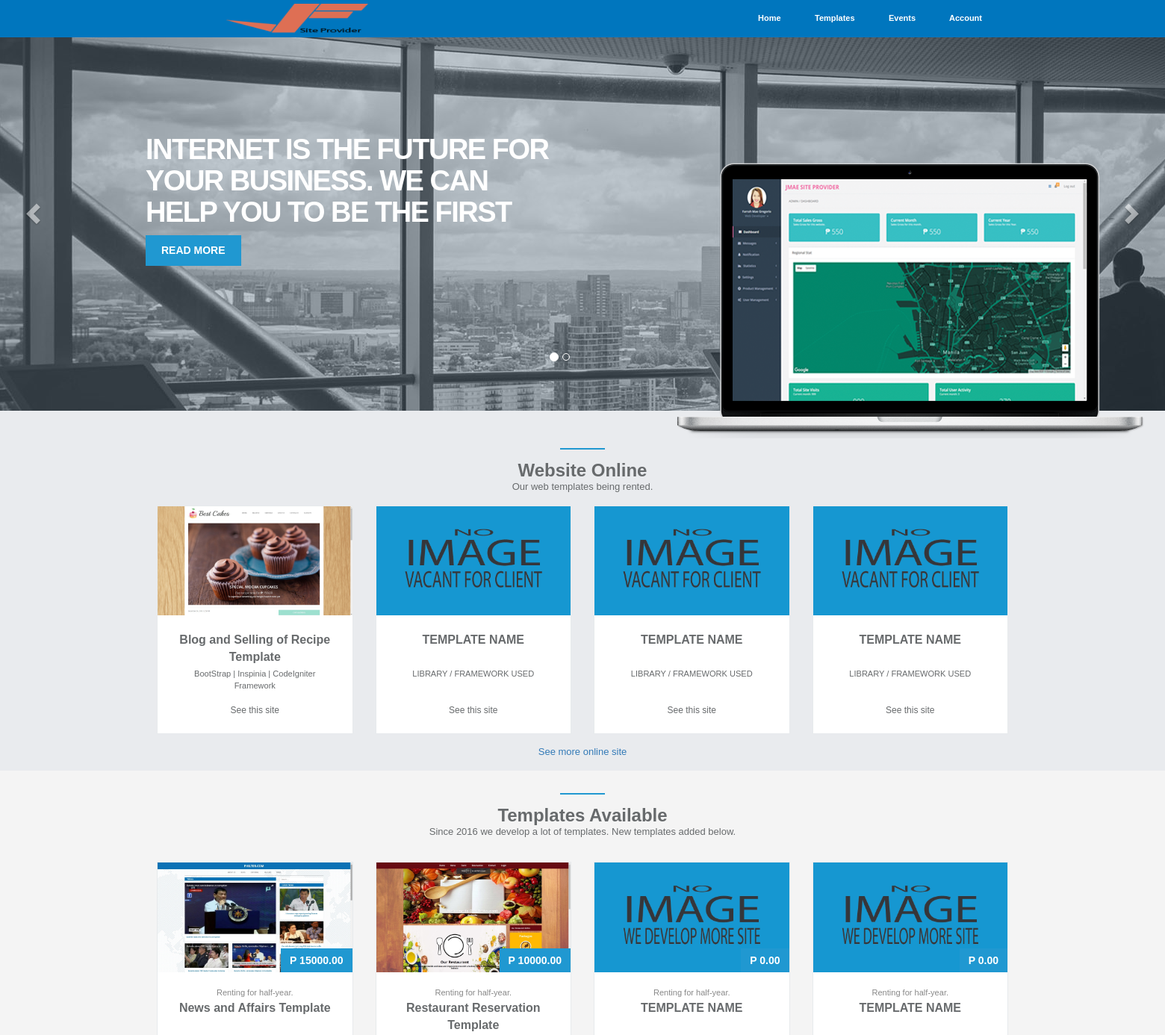
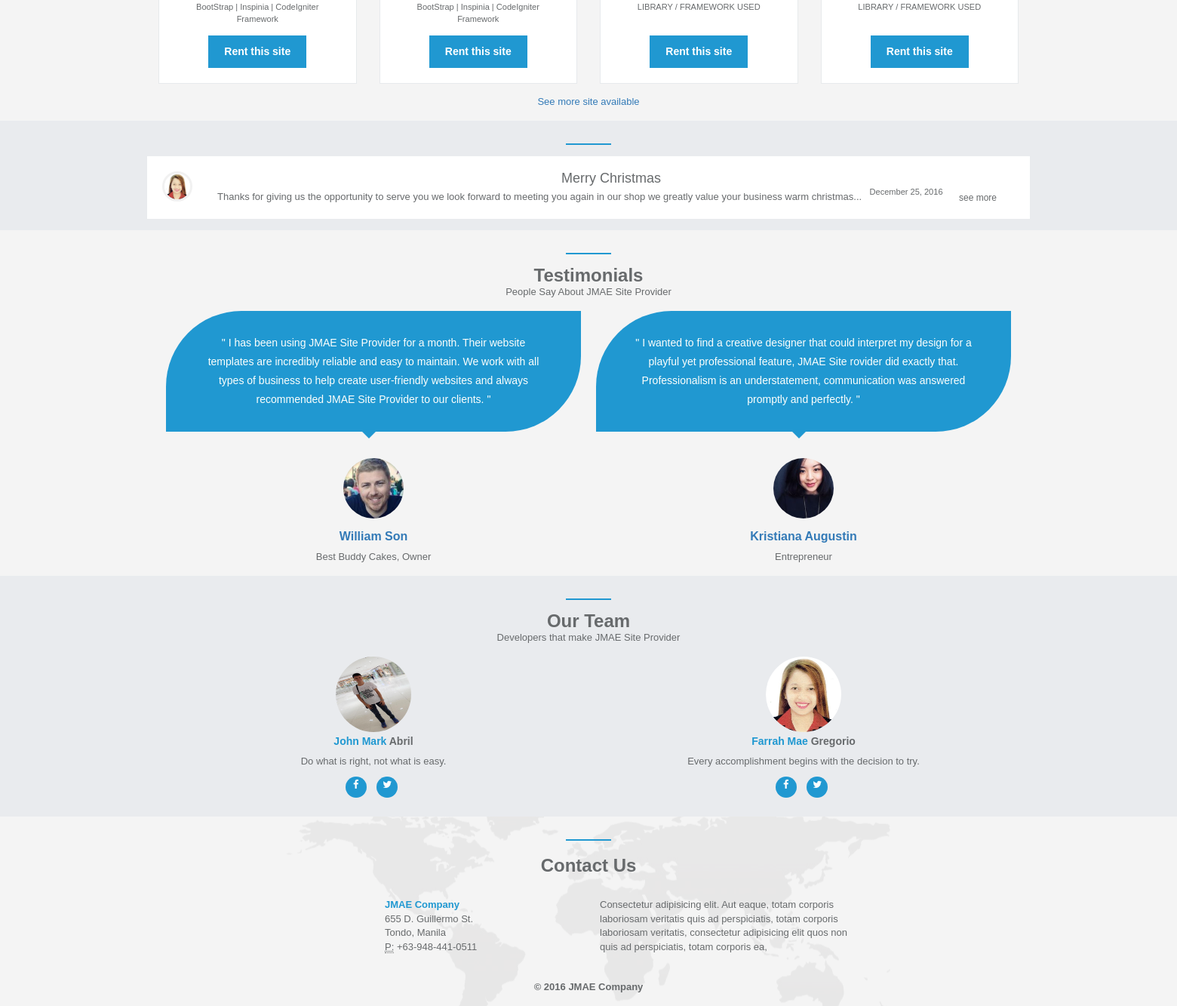
The page / on the database its author committed (2 pictures, top to bottom).
### tables this page shows
CREATE TABLE `templates` (
  `NO` int(11) NOT NULL,
  `TEMPLATENAME` varchar(500) NOT NULL,
  `TEMPLATECATEGORY` varchar(500) NOT NULL,
  `DESCRIPTION` varchar(5000) NOT NULL,
  `LIBRARYUSE` varchar(500) NOT NULL,
  `PRICE` double(8,2) NOT NULL,
  `CURRENTOWNER` varchar(1000) NOT NULL,
  `DATEUPLOADED` varchar(100) NOT NULL,
  `IMAGEURL` varchar(500) NOT NULL,
  `DELETION` int(11) NOT NULL,
  `AVAILABILITY` int(11) NOT NULL
);

CREATE TABLE `blog` (
  `NO` int(11) NOT NULL,
  `NAME` varchar(500) NOT NULL,
  `TITLE` varchar(100) NOT NULL,
  `DATE` varchar(100) NOT NULL,
  `HOUR` varchar(100) NOT NULL,
  `DESCRIPTION` varchar(5000) NOT NULL,
  `IMAGEURL` varchar(500) NOT NULL,
  `DELETION` int(11) NOT NULL,
  `RANDOMCODE` varchar(20) NOT NULL
);

CREATE TABLE `testimonial` (
  `NO` int(11) NOT NULL,
  `NAME` varchar(500) NOT NULL,
  `DESCRIPTION` varchar(260) NOT NULL,
  `DATE` varchar(100) NOT NULL,
  `HOUR` varchar(100) NOT NULL,
  `JOB` varchar(100) NOT NULL,
  `DELETION` int(11) NOT NULL,
  `IMAGEURL` varchar(500) NOT NULL
);

CREATE TABLE `team` (
  `NO` int(11) NOT NULL,
  `FIRSTNAME` varchar(150) NOT NULL,
  `LASTNAME` varchar(150) NOT NULL,
  `DESCRIPTION` varchar(500) NOT NULL,
  `FACEBOOK` varchar(150) NOT NULL,
  `TWITTER` varchar(150) NOT NULL,
  `IMAGEURL` varchar(150) NOT NULL,
  `DELETION` int(11) NOT NULL
);

### application/controllers/Template.php (called while the page is built, shortened)
<?php
class Template extends CI_Controller {
	public function __construct()
    {
        $this->curpage = "Home";
        $this->load->model('Blog_model');
        $this->load->model('Team_model');
        $this->load->model('Templates_model');
        $this->load->model('Testimonial_model');
    }
	public function index()
	{
		if ( $this->session->userdata('account_type') == "User" || $this->session->userdata('account_type') == "" ) {
			$details = array (
				"get_all_team"						=>	$this->Team_model->get_all_team(),
				'get_all_available_templates_limit'	=>	$this->Templates_model->get_all_available_templates_limit(),
				'available_limit_ctr'				=>	"4",
				'numrows_available_limit'			=>	$this->Templates_model->get_all_available_templates_limit_numrow(),
				'get_all_rented_templates_limit'	=>	$this->Templates_model->get_all_rented_templates_limit(),
				'rented_limit_ctr'					=>	"4",
				'numrows_rented_limit'				=>	$this->Templates_model->get_all_rented_templates_limit_numrow(),
				'get_all_testimonial'				=>	$this->Testimonial_model->get_all_testimonial(),
				'get_all_blog_limit'				=>	$this->Blog_model->get_all_blog_limit()
			);
			$data['content']	=	$this->load->view('user/homecontent', $details, TRUE);
			$data['curpage']	= 	$this->curpage;
			$this->load->view('template', $data);
		} else {
			redirect('/admin');
		}
	}
}

### index.php (called while the page is built, shortened)
<?php
require_once BASEPATH.'core/CodeIgniter.php';

### application/models/Templates_model.php (called while the page is built, shortened)
<?php
class Templates_model extends CI_Model
{
	public $table			=	"templates";
	public $dbno			=	"NO";
	public $deletion		= 	"DELETION";
	public $availability	=	"AVAILABILITY";
	public function get_all_available_templates_limit()
	{
		$row = $this->db->where($this->deletion, "0")
						->where($this->availability, "1")
						->order_by($this->dbno, "ASC")
						->limit(4)
						->get($this->table);
		return $row->result();
	}
	public function get_all_rented_templates_limit()
	{
		$row = $this->db->where($this->deletion, "0")
						->where($this->availability, "0")
						->order_by($this->dbno, "ASC")
						->limit(4)
						->get($this->table);
		return $row->result();
	}
}

### application/models/Blog_model.php (called while the page is built, shortened)
<?php
class Blog_model extends CI_Model
{
	public $table			=	"blog";
	public $dbno			=	"NO";
	public $deletion		= 	"DELETION";
	public function get_all_blog_limit()
	{
		$row = $this->db->where($this->deletion, "0")
						->order_by($this->dbno, "ASC")
						->limit(3)
						->get($this->table);
		return $row->result();
	}
}

### application/models/Testimonial_model.php (called while the page is built, shortened)
<?php
class Testimonial_model extends CI_Model
{
	public $table			=	"testimonial";
	public $dbno			=	"NO";
	public $deletion		= 	"DELETION";
	public function get_all_testimonial()
	{
		$row = $this->db->where($this->deletion, "0")
						->order_by($this->dbno, "ASC")
						->get($this->table);
		return $row->result();
	}
}

### application/models/Team_model.php (called while the page is built, shortened)
<?php
class Team_model extends CI_Model
{
	public $table			=	"team";
	public $lastname		=	"LASTNAME";
	public $deletion		= 	"DELETION";
	public function get_all_team()
	{
		$row = $this->db->where($this->deletion, "0")
						->order_by($this->lastname, "ASC")
						->get($this->table);
		return $row->result();
	}
}

### application/views/user/hometeam.php (the view)
<div class="container">
    <div class="navy-line padding-top"></div>
    <h2 class="no-margin padding-top text-bold">
        Our Team
    </h2>
    <div>
       Developers that make JMAE Site Provider
    </div>
    <div class="padding-top-bottom">
        <?php
            if ( !empty($get_all_team) ) {
                foreach ( $get_all_team as $gat ) :
        ?>
                	<div class="col-md-6">
                        <div class="team-member wow zoomIn">
                            <img src="<?php echo base_url();?>public/img/<?php echo $gat->IMAGEURL; ?>" class="img-responsive img-circle" alt="" style="width: 100px;height: 100px;">
                            <h4><span class="navy"><?php echo $gat->FIRSTNAME; ?></span> <?php echo $gat->LASTNAME; ?></h4>
                            <p><?php echo $gat->DESCRIPTION; ?></p>
                            <ul class="list-inline social-icon">
                                <li><a href="<?php echo $gat->FACEBOOK; ?>"><i class="fa fa-facebook"></i></a>
                                </li>
                                <li><a href="<?php echo $gat->TWITTER; ?>"><i class="fa fa-twitter"></i></a>
                                </li>
                            </ul>
                        </div>
                    </div>
        <?php
                endforeach;
            }
        ?>
    </div>
</div>

### application/views/user/homewebsiteonline.php (shortened to what this page needs)
<div class="margin-top-fifty">
    <div class="container">
    	<h2 class="no-margin padding-top text-bold">
    	</h2>
    	<div>
    		Our web templates being rented.
    	</div>
    	<div class="row padding-top-bottom">
            <?php
                if ( !empty($get_all_rented_templates_limit) ) {
                    foreach ( $get_all_rented_templates_limit as $gartl ) :
            ?>
                		<div class="col-md-3">
                			<div class="ibox-content product-box">
                                <div>
                					<img src="<?php echo base_url(); ?>public/img/template/<?php echo $gartl->IMAGEURL; ?>" class="img-responsive" />
                                </div>
                                <div class="product-desc">
                                    <a href="#" class="product-name" style="height: 44px;"> <?php echo $gartl->TEMPLATENAME; ?></a>
                                    <div class="small m-t-xs" style="height: 30px">
                                        <?php echo $gartl->LIBRARYUSE; ?>
                                    </div>
                                    <div class="m-t text-righ">
                                        <a href="#" class="btn btn-xs btn-outline btn-link">See this site</i> </a>
                                    </div>
                                </div>
                            </div>
                        </div>
            <?php
                    endforeach;
                    for ( $ctr = 1 ; $ctr <= $rented_limit_ctr - $numrows_rented_limit; $ctr++  ) {
            ?>
                        <div class="col-md-3">
                            <div class="ibox-content product-box">
                                <div>
                                    <img src="<?php echo base_url(); ?>public/img/template/noimage.jpg" class="img-responsive" />
                                </div>
                                <div class="product-desc">
                                    <div class="product-name" style="height: 44px;"> TEMPLATE NAME</div>
                                    <div class="small m-t-xs" style="height: 30px">
                                        LIBRARY / FRAMEWORK USED
                                    </div>
                                    <div class="m-t text-righ">
                                        <a href="#" class="btn btn-xs btn-outline btn-link">See this site</i> </a>
                                    </div>
                                </div>
                            </div>
                        </div>
            <?php
                    }
                }
            ?>
        </div>
        <a href="<?php echo base_url(); ?>online" class="padding-bottom"> See more online site </a>
    </div>
</div>

### application/views/user/homewebsiteavailable.php (shortened to what this page needs)
<div class="gray-section">
    <div class="container padding-bottom">
        <div class="navy-line padding-top"></div>
        <h2 class="no-margin padding-top text-bold">
            Templates Available
        </h2>
        <div>
            Since 2016 we develop a lot of templates. New templates added below.
        </div>
        <div class="row padding-top-bottom">
            <?php
                if ( !empty($get_all_available_templates_limit) ) {
                    foreach ( $get_all_available_templates_limit as $gaatl ) :
            ?>
                        <div class="col-md-3 padding-top">
                            <div class="ibox-content product-box">
                                <div>
                                    <img src="<?php echo base_url(); ?>public/img/template/<?php echo $gaatl->IMAGEURL; ?>" class="img-responsive" />
                                </div>
                                <div class="product-desc">
                                    <span class="product-price">
                                        P <?php echo $gaatl->PRICE; ?>
                                    </span>
                                    <small class="text-muted">Renting for half-year.</small>
                                    <a href="#" class="product-name" style="height:44px"> <?php echo $gaatl->TEMPLATENAME; ?></a>
                                    <div class="small m-t-xs" style="height: 30px">
                                        <?php echo $gaatl->LIBRARYUSE; ?>
                                    </div>
                                    <div class="m-t text-righ">
                                        <a href="#" class="btn btn-xs btn-outline btn-primary">Rent this site</i> </a>
                                    </div>
                                </div>
                            </div>
                        </div>
            <?php
                    endforeach;
                    for ( $ctr = 1 ; $ctr <= $available_limit_ctr - $numrows_available_limit; $ctr++  ) {
            ?>
                        <div class="col-md-3 padding-top">
                            <div class="ibox-content product-box">
                                <div>
                                    <img src="<?php echo base_url(); ?>public/img/template/developsomesite.jpg" class="img-responsive" />
                                </div>
                                <div class="product-desc">
                                    <span class="product-price">
                                        P 0.00
                                    </span>
                                    <small class="text-muted">Renting for half-year.</small>
                                    <div class="product-name" style="height: 44px;"> TEMPLATE NAME</div>
                                    <div class="small m-t-xs" style="height: 30px">
                                        LIBRARY / FRAMEWORK USED
                                    </div>
                                    <div class="m-t text-righ">
                                        <a href="#" class="btn btn-xs btn-outline btn-primary">Rent this site</i> </a>
                                    </div>
                                </div>
                            </div>
                        </div>
            <?php
                    }
                }
            ?>
        </div>
        <a href="<?php echo base_url(); ?>templates"> See more site available </a>
    </div>
</div>

### application/views/user/homeblog.php
<div class="container">
    <div class="row">
        <div class="navy-line padding-top"></div>
        <?php
            if ( !empty($get_all_blog_limit) ) {
                foreach ( $get_all_blog_limit as $gabl ) :
        ?>
                    <div class="padding-top">
                        <div style="background-color:white;">
                            <div class="">
                                <div class="ibox-content full-width no-padding-bottom no-border">
                                    <div class="vertical-timeline-block">
                                        <div class="vertical-timeline-icon">
                                            <img class="img-responsive img-circle" src="<?php echo base_url();?>public/img/<?php echo $gabl->IMAGEURL; ?>"/>
                                        </div>
                                        <div class="vertical-timeline-content no-padding-top">
                                            <h2 class="no-margin-bottom"><?php echo $gabl->TITLE; ?></h2>
                                            <small ><?php echo $gabl->DATE; ?></small>
                                            <div class="pull-left" style="padding-top: 5px;">
                                                <?php echo substr($gabl->DESCRIPTION, 0,150)."..."; ?>
                                            </div>
                                            <div class="pull-right"><a href="<?php echo base_url(); ?>blog/post/<?php echo $gabl->RANDOMCODE; ?>" class="btn btn-sm btn-link"> see more</a></div>
                                        </div>
                                    </div>
                                </div>
                            </div>
                        </div>
                    </div>
        <?php
                endforeach;
            }
        ?>
    </div>
</div>

### application/views/user/hometestimonial.php
<div class="gray-section padding-bottom-sixty">
    <div class="container">
        <div class="navy-line padding-top"></div>
        <h2 class="no-margin padding-top text-bold">
            Testimonials
        </h2>
        <div>
            People Say About JMAE Site Provider
        </div>
        <div class="padding-top-bottom">
            <div class="row">
                <div class="col-md-12">
                    <div id="testimonial-slider" class="owl-carousel">
                        <?php
                            if ( !empty($get_all_testimonial) ) {
                                foreach ( $get_all_testimonial as $gat ) :
                        ?>
                                    <div class="testimonial">
                                        <div class="testimonial-content">
                                            <p class="description">
                                                " <?php echo $gat->DESCRIPTION; ?> "
                                            </p>
                                        </div>
                                        <div class="pic">
                                            <img src="<?php echo base_url();?>public/img/<?php echo $gat->IMAGEURL; ?>" alt="" >
                                        </div>
                                        <h3><a href="#"><?php echo $gat->NAME; ?></a></h3>
                                        <span ><?php echo $gat->JOB; ?></span>
                                    </div>
                        <?php
                                endforeach;
                            }
                        ?>
                    </div>
                </div>
            </div>
        </div>
    </div>
</div>

### rows shown on the page
templates: IMAGEURL (picture), TEMPLATENAME "Blog and Selling of Recipe Template", LIBRARYUSE "BootStrap | Inspinia | CodeIgniter Framework"
templates: IMAGEURL (picture), PRICE "15000.00", TEMPLATENAME "News and Affairs Template", LIBRARYUSE "BootStrap | Inspinia | CodeIgniter Framework"
templates: IMAGEURL (picture), PRICE "10000.00", TEMPLATENAME "Restaurant Reservation Template", LIBRARYUSE "BootStrap | Inspinia | CodeIgniter Framework"
blog: IMAGEURL (picture), TITLE "Merry Christmas", DATE "December 25, 2016", DESCRIPTION "Thanks for giving us the opportunity to serve you we look forward to meeting you again in our shop we greatly value your business warm christmas"
testimonial: DESCRIPTION "I has been using JMAE Site Provider for a month. Their website templates are incredibly reliable and easy to maintain. We work with all types of business to help create user-friendly websites and always recommended JMAE Site Provider to our clients.", IMAGEURL (picture), NAME "William Son", JOB "Best Buddy Cakes, Owner"
testimonial: DESCRIPTION "I wanted to find a creative designer that could interpret my design for a playful yet professional feature, JMAE Site rovider did exactly that. Professionalism is an understatement, communication was answered promptly and perfectly.", IMAGEURL (picture), NAME "Kristiana Augustin", JOB "Entrepreneur"
team: IMAGEURL (picture), FIRSTNAME "John Mark", LASTNAME "Abril", DESCRIPTION "Do what is right, not what is easy."
team: IMAGEURL (picture), FIRSTNAME "Farrah Mae", LASTNAME "Gregorio", DESCRIPTION "Every accomplishment begins with the decision to try."
